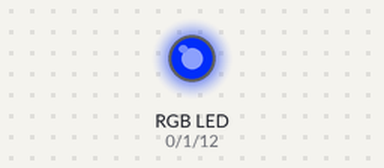
A program run on a simulated MicroPython board. Shown: an RGB LED mixed from three pins (HIGH = lit). Dim RGB values are drawn brighter than linear; what the program prints to the serial console is not drawn.

Above: at 0.05 s.
At 0.25 s:
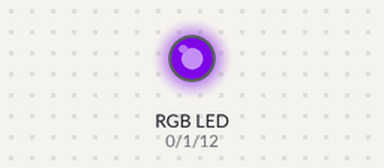
At 0.5 s:
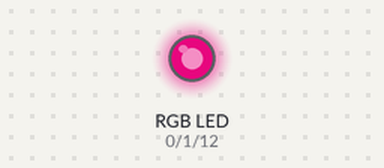
At 0.95 s:
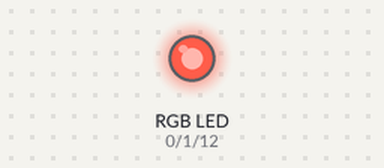
At 1.4 s:
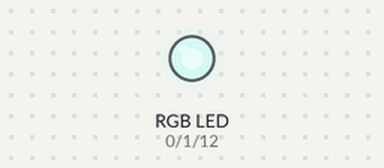
At 1.85 s:
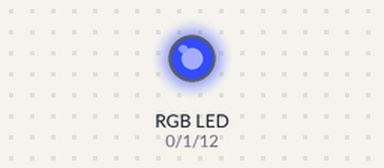
Timing chart, 0 to 4.4 s (numbered marks = the images above):
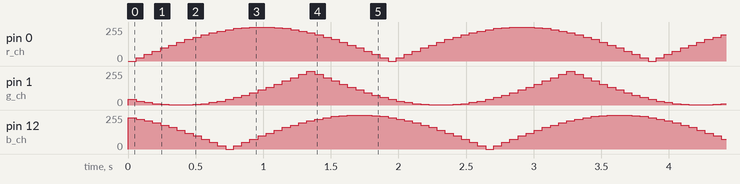

The program:

main.py
```python
from machine import Pin, PWM
from time import sleep_ms

LUT1 = [0,
              6423,
              12785,
              19023,
              25079,
              30892,
              36409,
              41574,
              46340,
              50659,
              54490,
              57796,
              60546,
              62713,
              64275,
              65219,
              65532,
              65219,
              64275,
              62713,
              60546,
              57796,
              54490,
              50659,
              46340,
              41574,
              36409,
              30892,
              25079,
              19023,
              12785,
              6423,]

LUT2 = [54490,
              57796,
              60546,
              62713,
              64275,
              65219,
              65532,
              65219,
              64275,
              62713,
              60546,
              57796,
              54490,
              50659,
              46340,
              41574,
              36409,
              30892,
              25079,
              19023,
              12785,
              6423,
              0,
              6423,
              12785,
              19023,
              25079,
              30892,
              36409,
              41574,
              46340,
              50659,]

LUT3 = [60546,
              57796,
              54490,
              50659,
              46340,
              41574,
              36409,
              30892,
              25079,
              19023,
              12785,
              6423,
              0,
              6423,
              12785,
              19023,
              25079,
              30892,
              36409,
              41574,
              46340,
              50659,
              54490,
              57796,
              60546,
              62713,
              64275,
              65219,
              65532,
              65219,
              64275,
              62713,]


r_ch = PWM(Pin('D0'), freq = 2000, duty_u16 = 0)
g_ch = PWM(Pin('D1'), freq = 2000, duty_u16 = 0, invert = True)
b_ch = PWM(Pin('D12'), freq = 2000, duty_u16 = 0)

print(r_ch)
print(g_ch)
print(b_ch)


while(True):
    for i in range(0, 32):
        r_ch.duty_u16(LUT1[i])
        g_ch.duty_u16(LUT2[i])
        b_ch.duty_u16(LUT3[i])
        sleep_ms(60)

    
```
